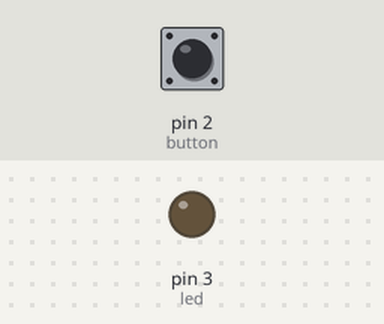
This sketch was run on a simulated Arduino Uno, built with avr-gcc and run on an emulated ATmega328P. Parts: output pins drawn as LEDs (lit = HIGH). The test bench sets the inputs (shaded band); at power-on: pin 2 (button) HIGH.

Above: at 1.2 s.
1.3 s: pin 2 (button) pulled LOW for 0.15 s
At 1.37 s:
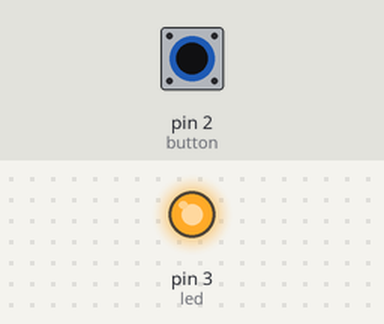
2.9 s: pin 2 (button) pulled LOW for 3.2 s
At 6.8 s:
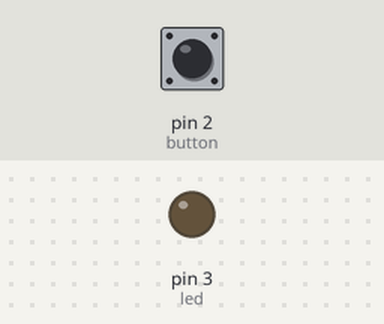
Timing chart, 0 to 8.3 s (numbered marks = the images above; inputs shaded):
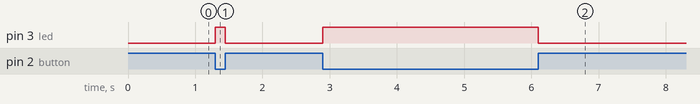

Measured:
- after the input at 1.3 s, pin 3 (led): LOW → HIGH at once, → LOW 0.15 s later
- after the input at 2.9 s, pin 3 (led): LOW → HIGH at once, → LOW 3.2 s later

The sketch:

bt3.ino
```cpp
// C++ code
//
int button=2;
int led=3;
void setup()
{
  pinMode(button, INPUT_PULLUP);
  pinMode(led,OUTPUT);
  Serial.begin(9600);
}

void loop()
{
  int trangthai=digitalRead(button);
  if(trangthai==0){
    digitalWrite(led,HIGH);
  }
  else digitalWrite(led,LOW);
}
```
